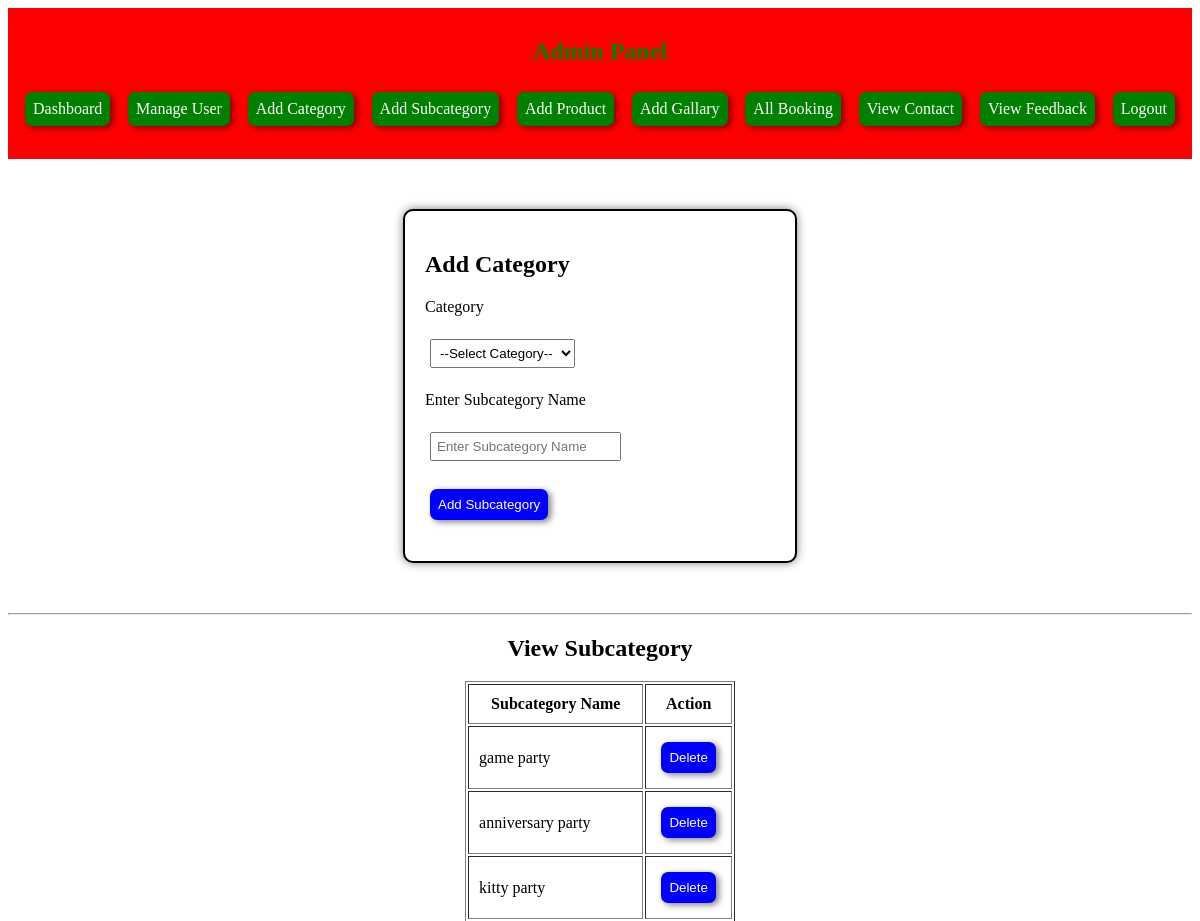
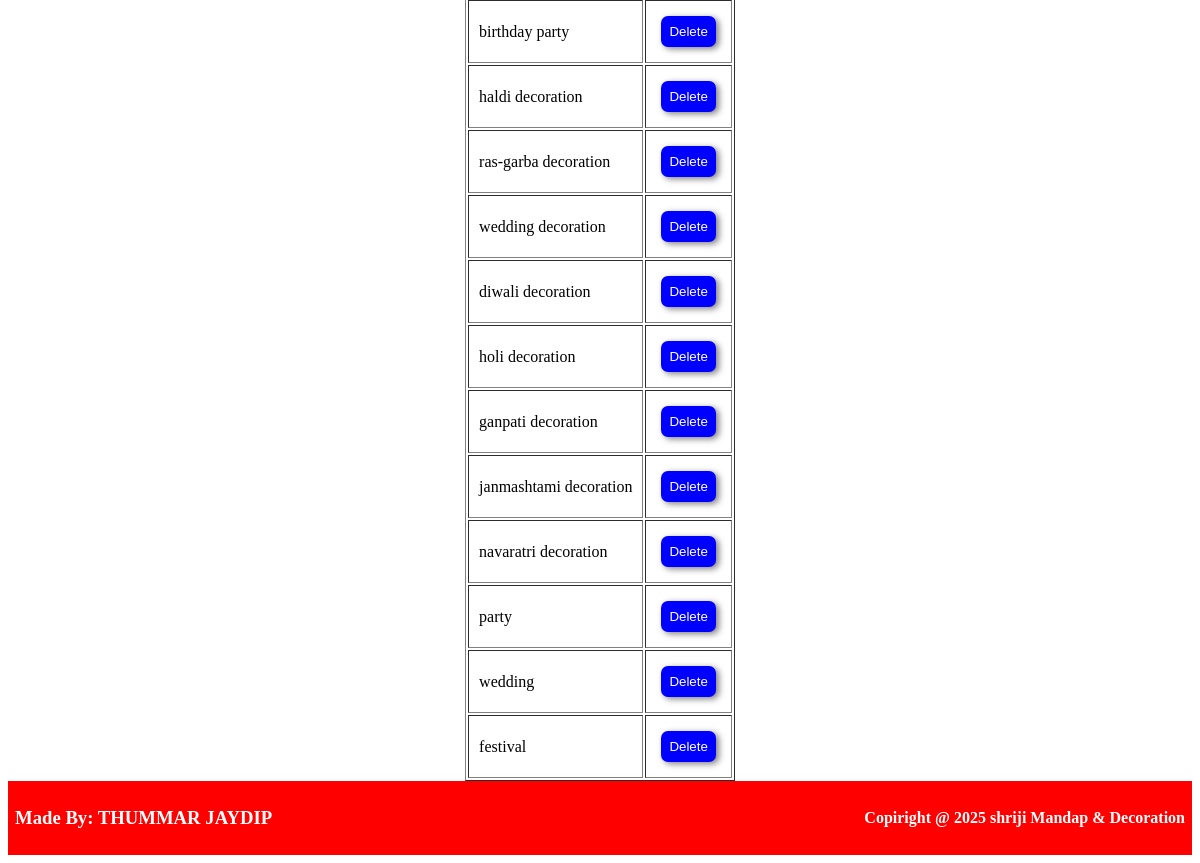
Page /admin/php/addsubcategory.php (signed in) on the committed database (2 pictures, top to bottom).
### tables this page shows
CREATE TABLE `subcategory` (
  `id` int(11) NOT NULL,
  `category_id` int(100) NOT NULL,
  `subcategory_name` varchar(30) NOT NULL
);

### admin/php/addsubcategory.php (the view, shortened to what this page needs)
<?php
if(isset($_SESSION['admin']))
{
    include 'header.php';
    include 'dbconnection.php';
    ?>
    <div class="subcategory-box">
    <h2>Add Category</h2>
        <form action="" method="post">
            <label>Category</label><br><br>
            <select class="box" name="category">
                <option value="">--Select Category--</option>
            </select><br><br>
            <label>Enter Subcategory Name</label><br><br>
            <input type="text" name="subcategory" class="box" placeholder="Enter Subcategory Name" required><br><br>
            <button type="submit" name="submit" class="btn">Add Subcategory</button>
        </form>
    </div>
    <hr>
    <h2 style="text-align:center">View Subcategory</h2>
    <div style="justify-content:center; display:flex;">
    <?php
        $rem = mysqli_query($con, "SELECT * FROM subcategory");
        echo "<table border='1' cellpadding='10' width:500px;>";
        echo "<tr>
            <th>Subcategory Name</th>
            <th>Action</th>
        </tr>";
        while ($row = mysqli_fetch_assoc($rem))
        {
            echo "<tr>";
            echo "<td>".$row['subcategory_name']."</td>";
            echo "<td>
                <button class='add'><a href='delete_subcategory.php?id=".$row['id']."'
                onclick=\"return confirm('Are you sure ?')\">Delete</a></button>
            </td>";
            echo "</tr>";
        }
        echo "</table>";
    ?>
   </div>
<?php
    include 'footer.php';
    }
    else
    {
        header("Location:index.php");
    }
?>

### admin/php/addsubcategory.php (style rules this page uses)
.subcategory-box { width: 350px; margin: 50px auto; border: 2px solid black; padding: 20px; border-radius: 10px; box-shadow:0 0 10px gray; background-color: #fff; }
.box { padding: 5px; margin: 5px; }
.btn { padding: 8px; margin: 5px; background-color: blue; color: white; border-radius: 7px; border: none; box-shadow:3px 2px 6px rgba(8, 1, 1, 0.5); }
.add { padding: 8px; margin: 5px; background-color: blue; color: white; border-radius: 7px; border: none; box-shadow:3px 2px 6px rgba(8, 1, 1, 0.5); }
.add a { color: white; text-decoration:none; }

### rows in the picture
subcategory: subcategory_name "game party"
subcategory: subcategory_name "anniversary party"
subcategory: subcategory_name "kitty party"
subcategory: subcategory_name "birthday party"
subcategory: subcategory_name "haldi decoration"
subcategory: subcategory_name "ras-garba decoration"
subcategory: subcategory_name "wedding decoration"
subcategory: subcategory_name "diwali decoration"
subcategory: subcategory_name "holi decoration"
subcategory: subcategory_name "ganpati decoration"
subcategory: subcategory_name "janmashtami decoration"
subcategory: subcategory_name "navaratri decoration"
subcategory: subcategory_name "party"
subcategory: subcategory_name "wedding"
subcategory: subcategory_name "festival"
